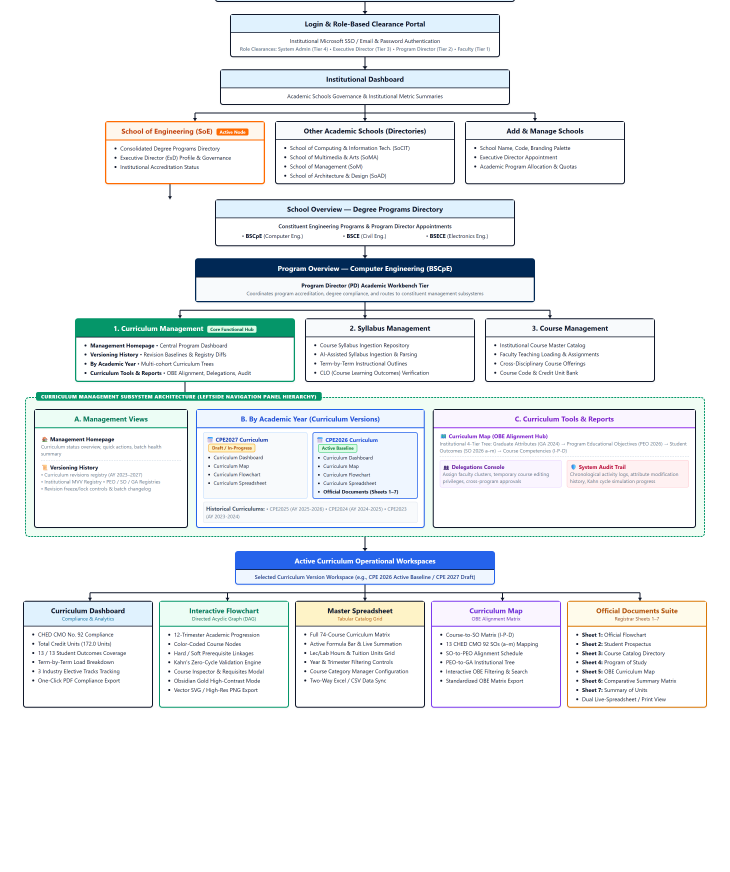
#> input picture scratch/ia_cropped.png, 2920 x 3486 px, found by its file name (shown at 1/4 size)
$ python test_crop.py
#> lines starting #> are read from the running program, lines starting #| are printed output that depends on the picture
import os
import subprocess
from PIL import Image

EDGE_PATH = r"C:\Program Files (x86)\Microsoft\Edge\Application\msedge.exe"
if not os.path.exists(EDGE_PATH):
    EDGE_PATH = r"C:\Program Files\Microsoft\Edge\Application\msedge.exe"

SCRATCH_DIR = r"c:\Users\Dean Alejandrino\Documents\antigravity\jolly-davinci\scratch"

def render_and_crop(html_path, out_png, width=1500, height=2200):
#> called with width = 1460, height = 1850
    cmd = [
        EDGE_PATH,
        "--headless",
        "--disable-gpu",
        "--force-device-scale-factor=2",
        f"--window-size={width},{height}",
        f"--screenshot={out_png}",
        f"file:///{os.path.abspath(html_path).replace(os.sep, '/')}"
    ]
    subprocess.run(cmd, check=True)
#> (this line was passed over: subprocess is not available in this run)

    # Auto-crop bottom whitespace
    img = Image.open(out_png)
#> img is the input picture: PIL image 2920x3486 RGB; mean R, G, B 237, 240.5, 242.6
    bg = Image.new(img.mode, img.size, img.getpixel((0,0)))
#> bg: PIL image 2920x3486 RGB; every value is 255
    diff = Image.frombytes("L", img.size, bytes(a != b for a, b in zip(img.tobytes(), bg.tobytes())))
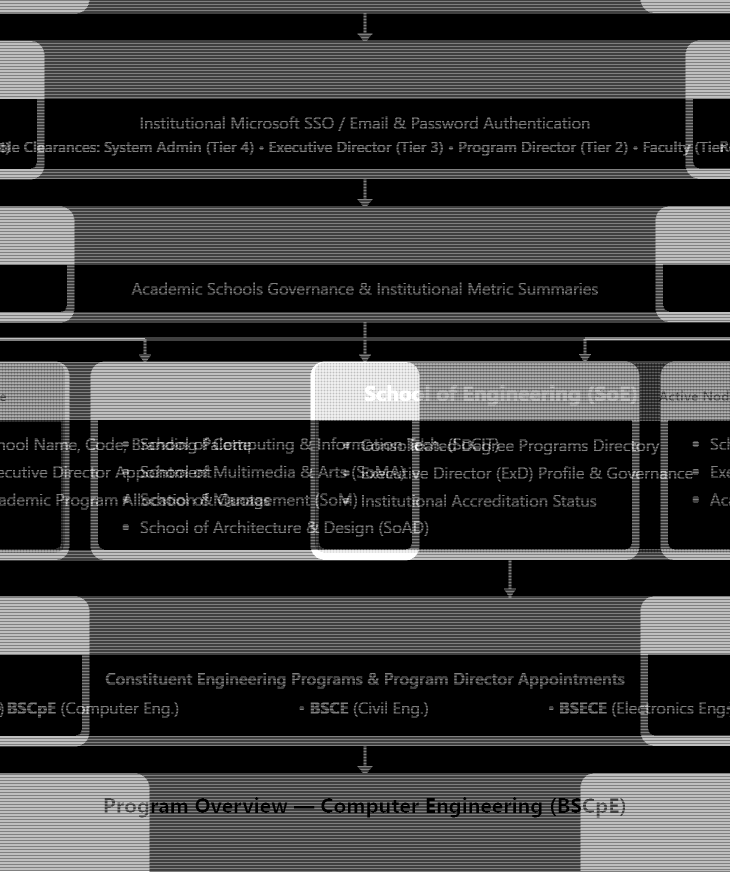
#> diff: PIL image 2920x3486 L (shown at 1/4 size); values 0 (black) and 1 (white), 22.2% white in thin lines or dots
    bbox = diff.getbbox()
#> bbox = (0, 0, 2920, 3486)
    if bbox:
        # Add a 20px padding around bbox
        padded_bbox = (
            max(0, bbox[0] - 20),
            max(0, bbox[1] - 20),
            min(img.width, bbox[2] + 20),
            min(img.height, bbox[3] + 20)
        )
#> padded_bbox = (0, 0, 2920, 3486)
        img_cropped = img.crop(padded_bbox)
        img_cropped.save(out_png)
        print(f"Saved {out_png} with size {img_cropped.size}")
#| Saved c:\Users\Dean Alejandrino\Documents\antigravity\jolly-davinci\scratch/ia_cropped.png with size (2920, 3486)
    else:
        print(f"Saved {out_png} with size {img.size}")

# Test on ia_diagram
render_and_crop(os.path.join(SCRATCH_DIR, "ia_diagram.html"), os.path.join(SCRATCH_DIR, "ia_cropped.png"), width=1460, height=1850)
